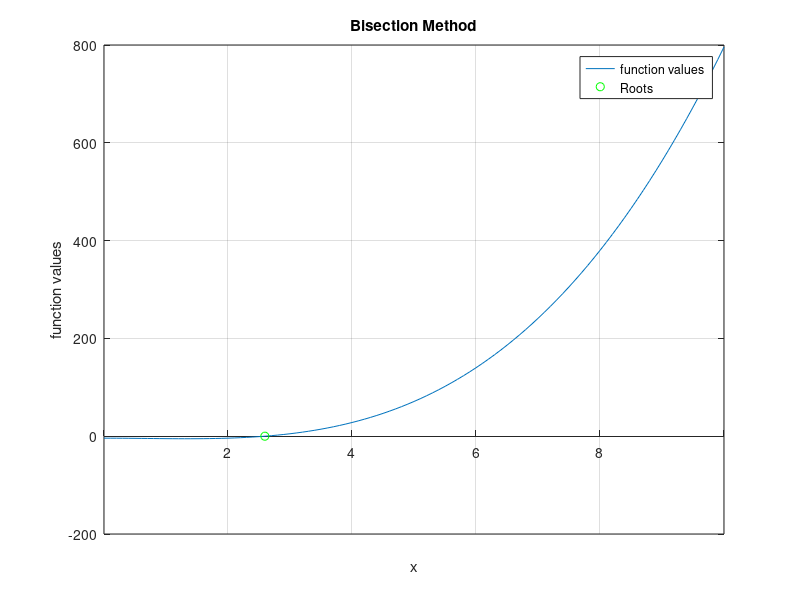

Write the MATLAB code that produced this figure.
function RootF2 = task_103 ()

function y = f(x)
    y = x.^3 - 2*x.^2- 4 ;
end

a = 0;
b = 3;
tol = 1e-5;
itr = 0;
roots = [];

while (b - a) / 2 > tol
    c = (a*f(b) - b*f(a)) / (f(b) - f(a));
    roots = [roots; c];
    if f(c) == 0
        break;
    elseif f(a) * f(c) < 0
        b = c;
    else
        a = c;
    end
    itr = itr + 1;
end

fprintf('%d iterations needed & The Root is  %f\n',itr,  roots(end));

 x = 0:0.1:10;
 y = f(x);

 figure;
 plot(x, y);
hold on;
plot(c, f(c), 'og');
xlabel('x');
ylabel('function values');
title('Bisection Method');
set(gca, 'xAxisLocation', 'origin');
legend('function values ', 'Roots');
grid on;



endfunction
